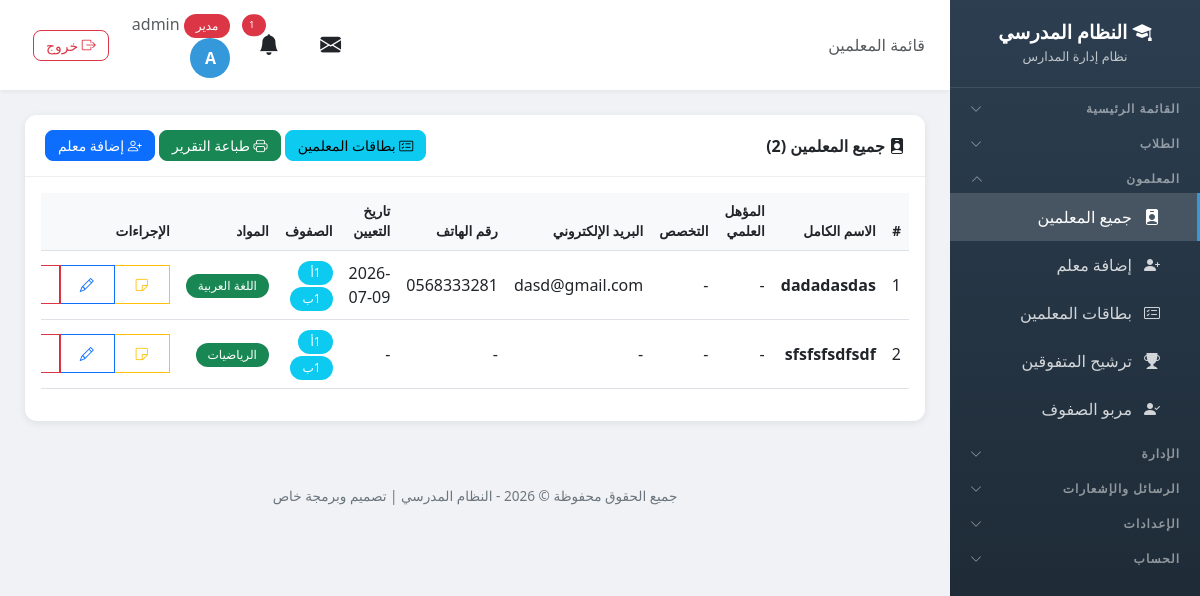
/teachers/ (signed in), run on the app's committed database.
### school/models.py (models this page shows, shortened)
class Profile(models.Model):
    ROLE_CHOICES = [
        ('admin', 'مدير'),
        ('vice_principal', 'نائب مدير'),
        ('secretary', 'سكرتير'),
        ('teacher', 'معلم'),
        ('student', 'طالب'),
    ]
    user = models.OneToOneField(User, on_delete=models.CASCADE, related_name='profile')
    role = models.CharField('الدور', max_length=20, choices=ROLE_CHOICES, default='student')
    phone = models.CharField('رقم الهاتف', max_length=20, blank=True)

class Teacher(models.Model):
    user = models.OneToOneField(User, on_delete=models.CASCADE, related_name='teacher_profile')
    full_name = models.CharField('الاسم الكامل', max_length=200)
    email = models.EmailField('البريد الإلكتروني', blank=True)
    phone = models.CharField('رقم الهاتف', max_length=20, blank=True)
    id_number = models.CharField('رقم الهوية', max_length=50, blank=True, help_text='رقم هوية المعلم الوطني')
    hire_date = models.DateField('تاريخ التعيين', null=True, blank=True)
    birth_date = models.DateField('تاريخ الميلاد', null=True, blank=True)
    qualification = models.CharField('المؤهل العلمي', max_length=200, blank=True, help_text='مثال: بكالوريوس، ماجستير، دكتوراه')
    specialization = models.CharField('التخصص', max_length=200, blank=True, help_text='مثال: رياضيات، فيزياء، لغة عربية')
    classes = models.ManyToManyField(Class, verbose_name='الصفوف', blank=True, related_name='teachers')
    subjects = models.ManyToManyField(Subject, verbose_name='المواد', blank=True, related_name='teachers')
    created_at = models.DateTimeField('تاريخ الإضافة', auto_now_add=True)
    class Meta:
        verbose_name = 'معلم'
        verbose_name_plural = 'المعلمون'

class Class(models.Model):
    name = models.CharField('اسم الصف', max_length=100, unique=True)
    guardian = models.OneToOneField('Teacher', on_delete=models.SET_NULL, null=True, blank=True, related_name='guardian_class', verbose_name='مربي الصف')
    class Meta:
        verbose_name = 'صف'
        verbose_name_plural = 'الصفوف'

class Subject(models.Model):
    name = models.CharField('اسم المادة', max_length=100, unique=True)
    class Meta:
        verbose_name = 'مادة'
        verbose_name_plural = 'المواد'

### school/views.py (the view)
# urls.py: path('teachers/', views.teacher_list, name='teacher_list'),
@login_required
def teacher_list(request):
    if not has_perm(request.user, 'teachers', 'view'):
        messages.error(request, 'ليس لديك صلاحية')
        return redirect('dashboard')
    teachers = Teacher.objects.all().prefetch_related('classes', 'subjects').order_by('full_name')
    return render(request, 'school/teacher_list.html', {'teachers': teachers})

### templates/school/teacher_list.html (shortened to what this page needs)
{% extends 'school/base.html' %}
{% block page_heading %}قائمة المعلمين{% endblock %}
{% block content %}
<div class="card">
    <div class="card-header d-flex justify-content-between align-items-center">
        <span><i class="bi bi-person-badge-fill"></i> جميع المعلمين ({{ teachers.count }})</span>
        <div>
            <a href="{% url 'teacher_cards_report' %}" class="btn btn-info btn-sm"><i class="bi bi-card-checklist"></i> بطاقات المعلمين</a>
            <a href="{% url 'teachers_report' %}" class="btn btn-success btn-sm"><i class="bi bi-printer"></i> طباعة التقرير</a>
            <a href="{% url 'add_teacher' %}" class="btn btn-primary btn-sm"><i class="bi bi-person-plus"></i> إضافة معلم</a>
        </div>
    </div>
    <div class="card-body">
        <div class="table-responsive">
            <table class="table table-hover">
                <thead>
                    <tr>
                        <th>#</th>
                        <th>الاسم الكامل</th>
                        <th>المؤهل العلمي</th>
                        <th>التخصص</th>
                        <th>البريد الإلكتروني</th>
                        <th>رقم الهاتف</th>
                        <th>تاريخ التعيين</th>
                        <th>الصفوف</th>
                        <th>المواد</th>
                        <th>الإجراءات</th>
                    </tr>
                </thead>
                <tbody>
                    {% for teacher in teachers %}
                    <tr>
                        <td>{{ forloop.counter }}</td>
                        <td><strong>{{ teacher.full_name }}</strong></td>
                        <td>{{ teacher.qualification|default:"-" }}</td>
                        <td>{{ teacher.specialization|default:"-" }}</td>
                        <td>{{ teacher.email|default:"-" }}</td>
                        <td>{{ teacher.phone|default:"-" }}</td>
                        <td>{{ teacher.hire_date|date:"Y-m-d"|default:"-" }}</td>
                        <td>
                            {% for c in teacher.classes.all %}
                            <span class="badge bg-info">{{ c.name }}</span>
                            {% empty %}-{% endfor %}
                        </td>
                        <td>
                            {% for s in teacher.subjects.all %}
                            <span class="badge bg-success">{{ s.name }}</span>
                            {% empty %}-{% endfor %}
                        </td>
                        <td>
                            <div class="btn-group btn-group-sm">
                                <a href="{% url 'teacher_notes' teacher.id %}" class="btn btn-outline-warning" title="ملاحظات"><i class="bi bi-sticky"></i></a>
                                <a href="{% url 'edit_teacher' teacher.id %}" class="btn btn-outline-primary" title="تعديل"><i class="bi bi-pencil"></i></a>
                                <a href="{% url 'delete_teacher' teacher.id %}" class="btn btn-outline-danger" title="حذف"></a>
                            </div>
                        </td>
                    </tr>
                    {% endfor %}
                </tbody>
            </table>
        </div>
    </div>
</div>
{% endblock %}

### templates/school/base.html (shortened to what this page needs)
<!DOCTYPE html>
<html lang="ar" dir="rtl">
<head>
    <link href="https://cdn.jsdelivr.net/npm/bootstrap@5.3.0/dist/css/bootstrap.min.css" rel="stylesheet">
    <link href="https://cdn.jsdelivr.net/npm/bootstrap@5.3.0/dist/css/bootstrap.rtl.min.css" rel="stylesheet">
    <link rel="stylesheet" href="https://cdn.jsdelivr.net/npm/bootstrap-icons@1.11.0/font/bootstrap-icons.css">
    <link href="https://cdn.jsdelivr.net/npm/select2@4.1.0-rc.0/dist/css/select2.min.css" rel="stylesheet" />
    <link href="https://cdn.jsdelivr.net/npm/select2-bootstrap-5-theme@1.3.0/dist/select2-bootstrap-5-theme.rtl.min.css" rel="stylesheet" />
    <link rel="stylesheet" href="https://unpkg.com/leaflet@1.9.4/dist/leaflet.css" />
</head>
<body>
    {% if user.is_authenticated %}
    <div class="sidebar" id="sidebar">
        <div class="brand">
            <h4><i class="bi bi-mortarboard-fill"></i> النظام المدرسي</h4>
            <small>نظام إدارة المدارس</small>
        </div>
        {% if user.is_authenticated %}
        <button class="nav-section nav-toggle" type="button" data-target="collapse-main" aria-expanded="false">
            <span>القائمة الرئيسية</span><i class="bi bi-chevron-down"></i>
        </button>
        {% if 'students_view' in user_perms or 'students_add' in user_perms or 'notes_view' in user_perms or 'levels_view' in user_perms %}
        <button class="nav-section nav-toggle" type="button" data-target="collapse-students" aria-expanded="false">
            <span>الطلاب</span><i class="bi bi-chevron-down"></i>
        </button>
        {% endif %}
        {% if 'teachers_view' in user_perms or 'teachers_add' in user_perms or 'nominations_view' in user_perms or 'guardians_view' in user_perms %}
        <button class="nav-section nav-toggle" type="button" data-target="collapse-teachers" aria-expanded="false">
            <span>المعلمون</span><i class="bi bi-chevron-down"></i>
        </button>
        <div class="nav-collapse" id="collapse-teachers">
        {% endif %}
        {% if 'teachers_view' in user_perms %}
        <a href="{% url 'teacher_list' %}" class="nav-link {% if 'teacher' in request.resolver_match.url_name %}active{% endif %}">
            <i class="bi bi-person-badge-fill"></i> جميع المعلمين
        </a>
        {% endif %}
        {% if 'teachers_add' in user_perms %}
        <a href="{% url 'add_teacher' %}" class="nav-link {% if request.resolver_match.url_name == 'add_teacher' %}active{% endif %}">
            <i class="bi bi-person-plus-fill"></i> إضافة معلم
        </a>
        {% endif %}
        {% if 'teachers_view' in user_perms %}
        <a href="{% url 'teacher_cards_report' %}" class="nav-link {% if request.resolver_match.url_name == 'teacher_cards_report' %}active{% endif %}">
            <i class="bi bi-card-checklist"></i> بطاقات المعلمين
        </a>
        {% endif %}
        {% if 'nominations_view' in user_perms %}
        <a href="{% url 'guardian_students' %}" class="nav-link {% if request.resolver_match.url_name == 'guardian_students' %}active{% endif %}">
            <i class="bi bi-trophy-fill"></i> ترشيح المتفوقين
        </a>
        {% endif %}
        {% if 'guardians_view' in user_perms %}
        <a href="{% url 'guardian_assign' %}" class="nav-link {% if request.resolver_match.url_name == 'guardian_assign' %}active{% endif %}">
            <i class="bi bi-person-check-fill"></i> مربو الصفوف
        </a>
        {% endif %}
        {% if 'teachers_view' in user_perms or 'teachers_add' in user_perms or 'nominations_view' in user_perms or 'guardians_view' in user_perms %}
        </div>
        {% endif %}
        {% if 'classes_view' in user_perms or 'subjects_view' in user_perms or 'announcements_view' in user_perms or 'agenda_view' in user_perms or 'leaves_view' in user_perms or 'lateness_view' in user_perms or 'meetings_view' in user_perms or 'supervisor_visits_view' in user_perms or 'inspection_visits_view' in user_perms or 'visit_program_view' in user_perms or 'absence_view' in user_perms or 'schedule_view' in user_perms or 'certificates_view' in user_perms or 'exams_view' in user_perms or 'survey_view' in user_perms %}
        <button class="nav-section nav-toggle" type="button" data-target="collapse-admin" aria-expanded="false">
            <span>الإدارة</span><i class="bi bi-chevron-down"></i>
        </button>
        {% endif %}
        {% if 'messages_view' in user_perms or 'messages_send' in user_perms %}
        <button class="nav-section nav-toggle" type="button" data-target="collapse-messages" aria-expanded="false">
            <span>الرسائل والإشعارات</span><i class="bi bi-chevron-down"></i>
        </button>
        {% endif %}
        {% if 'settings_accounts' in user_perms or 'settings_whatsapp' in user_perms or 'settings_links' in user_perms or user.profile.role == 'admin' %}
        <button class="nav-section nav-toggle" type="button" data-target="collapse-settings" aria-expanded="false">
            <span>الإعدادات</span><i class="bi bi-chevron-down"></i>
        </button>
        {% endif %}
        <button class="nav-section nav-toggle" type="button" data-target="collapse-account" aria-expanded="false">
            <span>الحساب</span><i class="bi bi-chevron-down"></i>
        </button>
        {% endif %}
    </div>
    <div class="main-content">
        <div class="top-bar">
            <div>
                <span class="d-none d-md-inline text-muted">{% block page_heading %}{% endblock %}</span>
            </div>
            <div class="user-info">
                <div class="dropdown d-inline-block mx-2" id="messageBell">
                    <button class="btn btn-link text-reset position-relative p-1" type="button" data-bs-toggle="dropdown" aria-expanded="false" style="font-size: 1.3rem;">
                        <i class="bi bi-envelope-fill"></i>
                    </button>
                </div>
                <div class="dropdown d-inline-block mx-2" id="notificationBell">
                    <button class="btn btn-link text-reset position-relative p-1" type="button" data-bs-toggle="dropdown" aria-expanded="false" style="font-size: 1.3rem;">
                        <i class="bi bi-bell-fill"></i>
                        {% if unread_notifications_count > 0 %}
                        <span class="position-absolute top-0 start-100 translate-middle badge rounded-pill bg-danger" style="font-size: 0.6rem;">
                            {{ unread_notifications_count }}
                        </span>
                        {% endif %}
                    </button>
                </div>
                <a href="{% url 'my_account' %}" class="text-decoration-none text-reset">
                    <span class="text-muted d-none d-sm-inline">
                        <span class="badge bg-{% if user.profile.role == 'admin' %}danger{% elif user.profile.role == 'teacher' %}success{% else %}info{% endif %}">
                            {{ user.profile.get_role_display }}
                        </span>
                        {{ user.first_name|default:user.username }}
                    </span>
                    <div class="avatar">{{ user.first_name|first|default:user.username|first|upper }}</div>
                </a>
                <a href="{% url 'logout' %}" class="btn btn-sm btn-outline-danger ms-2" title="تسجيل الخروج">
                    <i class="bi bi-box-arrow-right"></i> <span class="d-none d-sm-inline">خروج</span>
                </a>
            </div>
        </div>
        <div class="page-content">
            {% block content %}{% endblock %}
        </div>
        <div class="footer">
            <p>جميع الحقوق محفوظة &copy; {% now "Y" %} - النظام المدرسي | تصميم وبرمجة خاص</p>
        </div>
    </div>
    {% endif %}
</body>
</html>

### data on the page
Teacher: full_name "dadadasdas", qualification "-", specialization "-", email "dasd@gmail.com", phone "0568333281", hire_date "2026-07-09"
Class: name "1أ"
Class: name "1ب"
Subject: name "اللغة العربية"
Teacher: full_name "sfsfsfsdfsdf", qualification "-", specialization "-", email "-", phone "-", hire_date "-"
Subject: name "الرياضيات"

### other printed values
{{ unread_notifications_count }} "1"
{{ user.profile.get_role_display }} "مدير"
{{ user.first_name|default:user.username }} "admin"
{{ user.first_name|first|default:user.username|first|upper }} "A"
{{ teachers.count }} "2"
